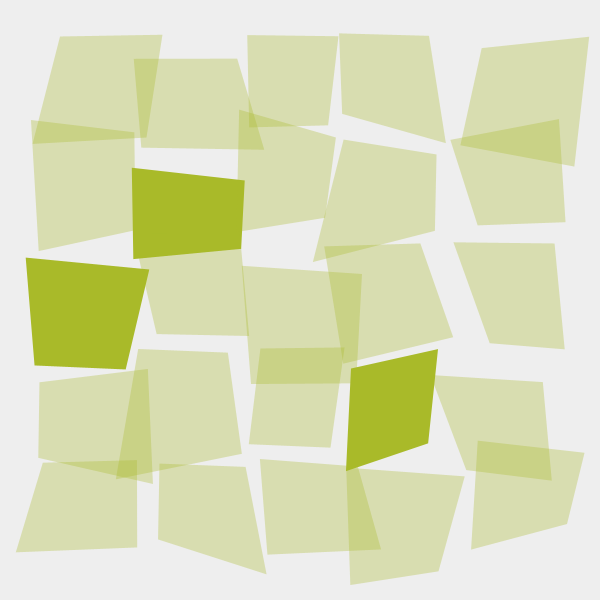
Frame 1 (no input)
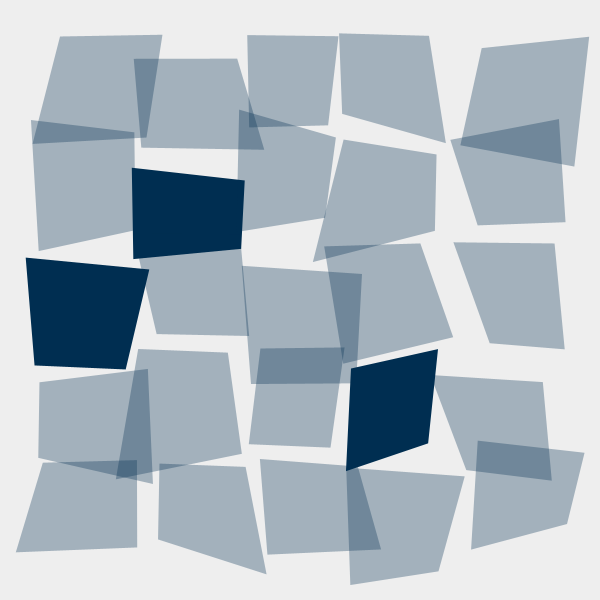
Frame 60 (the mouse pressed at the canvas centre just before this capture)
Frame 120 (the mouse held since frame 60 and released just before this capture): identical to frame 60, image omitted

The Processing sketch that drew these frames (run headless with seeded random() and noise(); from frame 60 on, the mouse is pressed at the canvas centre):

// Processing sketch: processing_151386
// ── processing_151386.pde

// Monash Creative Coding Course, week 2, 'Vera Molnar' exercise
// version: Jerome Herr

int edge, col, num=5; // declaring the variables for the edge round the image, the color and the number of columns
float unit; // unit = the width of a column, sz = size of the square
long rs = 100; // the variable for the randomSeed (that I want to change by mouseClick 

int[] fills = { 
   #007C6E, #A9BA29, #4F9C50, #002E51, #036472, 
  #00929C
};// array of colors
int answer = int(random(fills.length));

void setup() {
  size(600, 600);
  noStroke();
  rectMode(CENTER);
 
  edge = width/14; //the empty space around the 5x5 squares
  unit = (width-2*edge)/num; //the width of a column
 
}

void draw() {
   answer = int(random(fills.length));
  randomSeed(rs);
  background(#eeeeee);
  for (int i=0; i<num; i++) {
    for (int j=0; j<num; j++) {
      float r = random(1);  // a random number between 0 and 0.9999 in order to differentiate between darker and lighter squares
      if (r>0.85) {  // if r is greater than 0.85 then the square will be darker
        fill(fills[answer]);
      } 
      else { //otherwiese it will be lighter
       fill(fills[answer],80);
      }
      float varX = random(-20, 20);  // variables to make the squares look 'shaky'
      float varY = random(-20, 20);  // variables to make the squares look 'shaky'

      plotRandomizedQuad(edge+(i)*unit+varX, edge+(j)*unit+varY, unit, unit);
    }
  }
}

void mouseClicked() {
  rs = hour()+minute()+second()+millis(); // = generate a new randomSeed > different look of the image
   fill(fills[answer]); // = generate a new color
}

void plotRandomizedQuad(float x, float y, float w, float h) {
  float num =20;

  beginShape();
  vertex(x+random(-num, num), y+random(-num, num));
  vertex(x+random(-num, num), y+h+random(-num, num));
  vertex(x+w+random(-num, num), y+h+random(-num, num));
  vertex(x+w+random(-num, num), y+random(-num, num));
  endShape(CLOSE);
} // end plotRandomizedQuad
